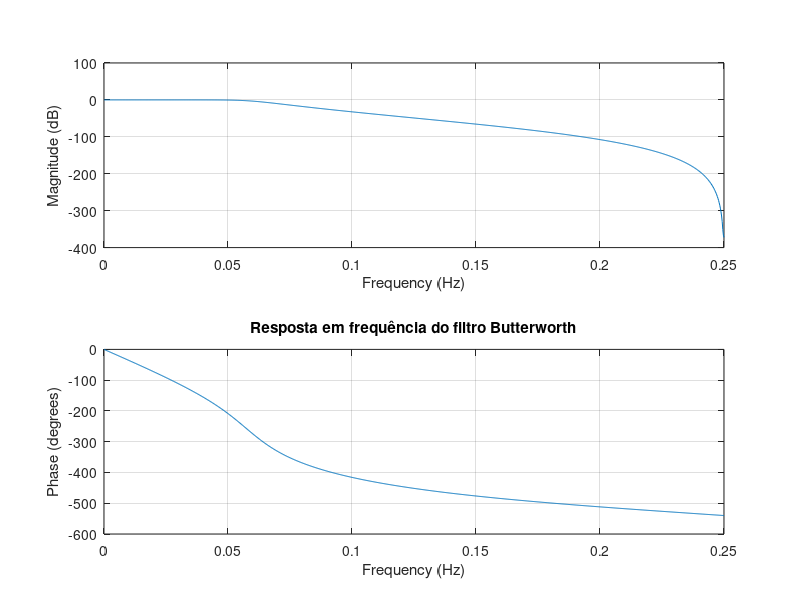

MATLAB code for this plot:
close all

load('coef1.mat')
Ts = 2;

freqz(Num, Den, 1024, 1/Ts);
title('Resposta em frequência do filtro Butterworth');   

disp(Num);
disp(Den);

